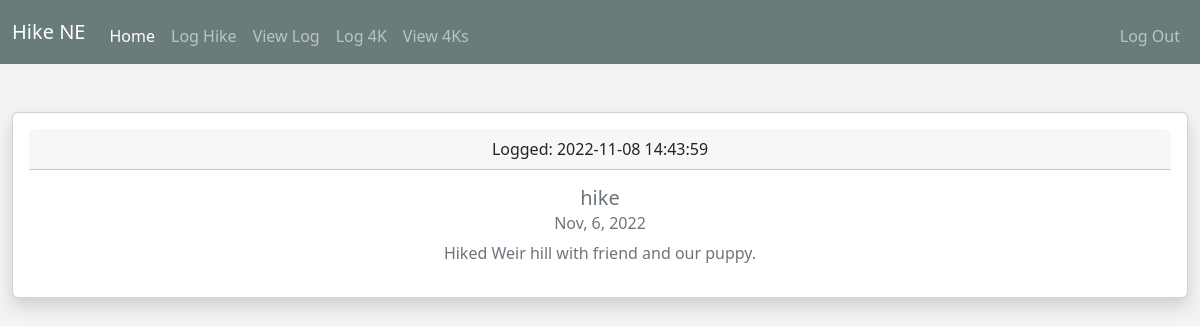
The page /viewlog (signed in) on the database its author committed.
### tables this page shows
CREATE TABLE hikelog (id INTEGER PRIMARY KEY AUTOINCREMENT, user_id INTEGER NOT NULL, created TIMESTAMP NOT NULL DEFAULT CURRENT_TIMESTAMP, hike_title TEXT NOT NULL, hike_date TEXT NOT NULL, content TEXT NOT NULL, FOREIGN KEY (user_id) REFERENCES users(id));

### app.py (the view)
@app.route('/viewlog')
@login_required
def viewlog():
    db = get_db_connection()
    log_obj = db.execute('SELECT hike_title, hike_date, content, created FROM hikelog WHERE user_id = ?', (session.get('userid'),))
    log_list = sql_data_to_list_of_dicts(log_obj)
    print(log_list)
    return render_template('viewlog.html', log_list=log_list)

### app.py (called while the page is built)
@login_manager.user_loader
def load_user(user_id):
    conn = sqlite3.connect('database.db')
    curs = conn.cursor()
    curs.execute('SELECT * from users where id = ?', (user_id,))
    row = curs.fetchone()
    if row is None:
        return None
    else:
        return Users(int(row[0]), row[1], row[2], row[3])

def get_db_connection():
    conn = sqlite3.connect('database.db')
    conn.row_factory = sqlite3.Row
    return conn

@app.after_request
def after_request(response):
    response.headers["Cache-Control"] = "no-cache, no-store, must-revalidate"
    response.headers["Expires"] = 0
    response.headers["Pragma"] = "no-cache"
    return response

### helpers.py (called while the page is built)
def sql_data_to_list_of_dicts(cursor_obj):
    try:
        list_data = []
        for item in cursor_obj:
            list_data.append({k: item[k] for k in item.keys()})
        return list_data
    except Exception as e:
        print(f'Failed to execute with error: \n{e}')
        return []

### templates/viewlog.html (shortened to what this page needs)
{% extends "layout.html" %}
{% block main %}
    {% if log_list == [] %}
        <div class="container-rounded" id="welcome">
            <h3 class="text-muted">
                Log a hike to get started!
            </h3>
        </div>
    {% else %}
        {% for log in log_list %}
            <div class="card shadow p-3 mb-5 bg-body rounded">
                <div class="card-header">
                    Logged: {{log.created}}
                </div>
                <div class="card-body">
                    <h5 class="card-title text-muted">{{log.hike_title}}</h5>
                    <h6 class="card-subtitle mb-2 text-muted">{{log.hike_date}}</h6>
                    <p class="card-text text-muted">{{log.content}}</p>
                </div>
            </div>
            <br/>
            <br/>
        {% endfor %}
    {% endif %}
{% endblock %}

### static/css/styles.css (style rules this page uses)
body { background-color: #f5f3f2; }

### rows shown on the page
hikelog: created "2022-11-08 14:43:59", hike_title "hike", hike_date "Nov, 6, 2022", content "Hiked Weir hill with friend and our puppy."
